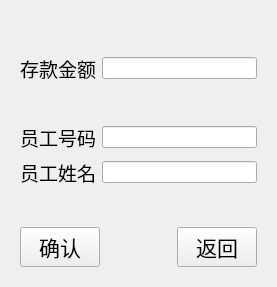
<?xml version="1.0" encoding="UTF-8"?>
<ui version="4.0">
 <class>deposit</class>
 <widget class="QWidget" name="deposit">
  <property name="geometry">
   <rect>
    <x>0</x>
    <y>0</y>
    <width>277</width>
    <height>287</height>
   </rect>
  </property>
  <property name="windowTitle">
   <string>Form</string>
  </property>
  <layout class="QVBoxLayout" name="verticalLayout_2">
   <item>
    <widget class="QWidget" name="widget" native="true">
     <layout class="QVBoxLayout" name="verticalLayout">
      <item>
       <spacer name="verticalSpacer_2">
        <property name="orientation">
         <enum>Qt::Vertical</enum>
        </property>
        <property name="sizeHint" stdset="0">
         <size>
          <width>20</width>
          <height>40</height>
         </size>
        </property>
       </spacer>
      </item>
      <item>
       <layout class="QHBoxLayout" name="horizontalLayout">
        <item>
         <widget class="QLabel" name="deposit_moneyLabel">
          <property name="font">
           <font>
            <pointsize>14</pointsize>
           </font>
          </property>
          <property name="text">
           <string>存款金额</string>
          </property>
         </widget>
        </item>
        <item>
         <widget class="QLineEdit" name="deposit_moneyInput">
          <property name="maximumSize">
           <size>
            <width>16777211</width>
            <height>16777215</height>
           </size>
          </property>
          <property name="inputMask">
           <string/>
          </property>
         </widget>
        </item>
       </layout>
      </item>
      <item>
       <spacer name="verticalSpacer_3">
        <property name="orientation">
         <enum>Qt::Vertical</enum>
        </property>
        <property name="sizeHint" stdset="0">
         <size>
          <width>20</width>
          <height>40</height>
         </size>
        </property>
       </spacer>
      </item>
      <item>
       <layout class="QHBoxLayout" name="horizontalLayout_2">
        <item>
         <widget class="QLabel" name="login_employeeLabel">
          <property name="font">
           <font>
            <pointsize>14</pointsize>
           </font>
          </property>
          <property name="text">
           <string>员工号码</string>
          </property>
         </widget>
        </item>
        <item>
         <widget class="QLineEdit" name="login_employeeInput"/>
        </item>
       </layout>
      </item>
      <item>
       <layout class="QHBoxLayout" name="horizontalLayout_3">
        <item>
         <widget class="QLabel" name="label">
          <property name="font">
           <font>
            <pointsize>14</pointsize>
           </font>
          </property>
          <property name="text">
           <string>员工姓名</string>
          </property>
         </widget>
        </item>
        <item>
         <widget class="QLineEdit" name="lineEdit"/>
        </item>
       </layout>
      </item>
      <item>
       <spacer name="verticalSpacer">
        <property name="orientation">
         <enum>Qt::Vertical</enum>
        </property>
        <property name="sizeHint" stdset="0">
         <size>
          <width>20</width>
          <height>40</height>
         </size>
        </property>
       </spacer>
      </item>
      <item>
       <layout class="QHBoxLayout" name="horizontalLayout_4">
        <item>
         <widget class="QPushButton" name="deposit_okButton">
          <property name="font">
           <font>
            <pointsize>16</pointsize>
           </font>
          </property>
          <property name="text">
           <string>确认</string>
          </property>
         </widget>
        </item>
        <item>
         <spacer name="horizontalSpacer">
          <property name="orientation">
           <enum>Qt::Horizontal</enum>
          </property>
          <property name="sizeHint" stdset="0">
           <size>
            <width>40</width>
            <height>20</height>
           </size>
          </property>
         </spacer>
        </item>
        <item>
         <widget class="QPushButton" name="deposit_backButton">
          <property name="font">
           <font>
            <pointsize>16</pointsize>
           </font>
          </property>
          <property name="text">
           <string>返回</string>
          </property>
         </widget>
        </item>
       </layout>
      </item>
     </layout>
    </widget>
   </item>
  </layout>
 </widget>
 <resources/>
 <connections/>
</ui>
